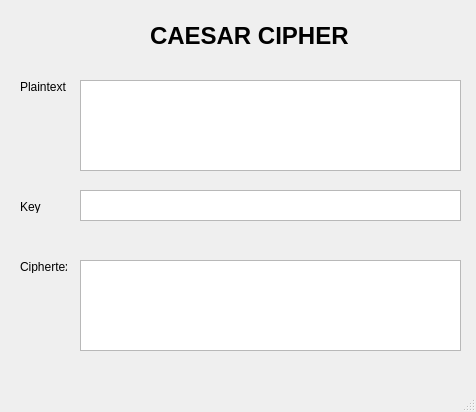
<?xml version="1.0" encoding="UTF-8"?>
<ui version="4.0">
 <class>MainWindow</class>
 <widget class="QMainWindow" name="MainWindow">
  <property name="geometry">
   <rect>
    <x>0</x>
    <y>0</y>
    <width>476</width>
    <height>412</height>
   </rect>
  </property>
  <property name="windowTitle">
   <string>MainWindow</string>
  </property>
  <widget class="QWidget" name="centralwidget">
   <widget class="QLabel" name="label">
    <property name="geometry">
     <rect>
      <x>150</x>
      <y>20</y>
      <width>201</width>
      <height>31</height>
     </rect>
    </property>
    <property name="font">
     <font>
      <pointsize>18</pointsize>
      <weight>75</weight>
      <bold>true</bold>
     </font>
    </property>
    <property name="text">
     <string>CAESAR CIPHER</string>
    </property>
   </widget>
   <widget class="QPlainTextEdit" name="plainTextEdit">
    <property name="geometry">
     <rect>
      <x>80</x>
      <y>80</y>
      <width>381</width>
      <height>91</height>
     </rect>
    </property>
   </widget>
   <widget class="QLabel" name="label_2">
    <property name="geometry">
     <rect>
      <x>20</x>
      <y>80</y>
      <width>47</width>
      <height>13</height>
     </rect>
    </property>
    <property name="text">
     <string>Plaintext</string>
    </property>
   </widget>
   <widget class="QLabel" name="label_3">
    <property name="geometry">
     <rect>
      <x>20</x>
      <y>200</y>
      <width>47</width>
      <height>13</height>
     </rect>
    </property>
    <property name="text">
     <string>Key</string>
    </property>
   </widget>
   <widget class="QTextEdit" name="textEdit">
    <property name="geometry">
     <rect>
      <x>80</x>
      <y>190</y>
      <width>381</width>
      <height>31</height>
     </rect>
    </property>
   </widget>
   <widget class="QLabel" name="label_4">
    <property name="geometry">
     <rect>
      <x>20</x>
      <y>260</y>
      <width>47</width>
      <height>13</height>
     </rect>
    </property>
    <property name="text">
     <string>Ciphertext</string>
    </property>
   </widget>
   <widget class="QPlainTextEdit" name="plainTextEdit_2">
    <property name="geometry">
     <rect>
      <x>80</x>
      <y>260</y>
      <width>381</width>
      <height>91</height>
     </rect>
    </property>
   </widget>
  </widget>
  <widget class="QMenuBar" name="menubar">
   <property name="geometry">
    <rect>
     <x>0</x>
     <y>0</y>
     <width>476</width>
     <height>21</height>
    </rect>
   </property>
  </widget>
  <widget class="QStatusBar" name="statusbar"/>
 </widget>
 <resources/>
 <connections/>
</ui>
